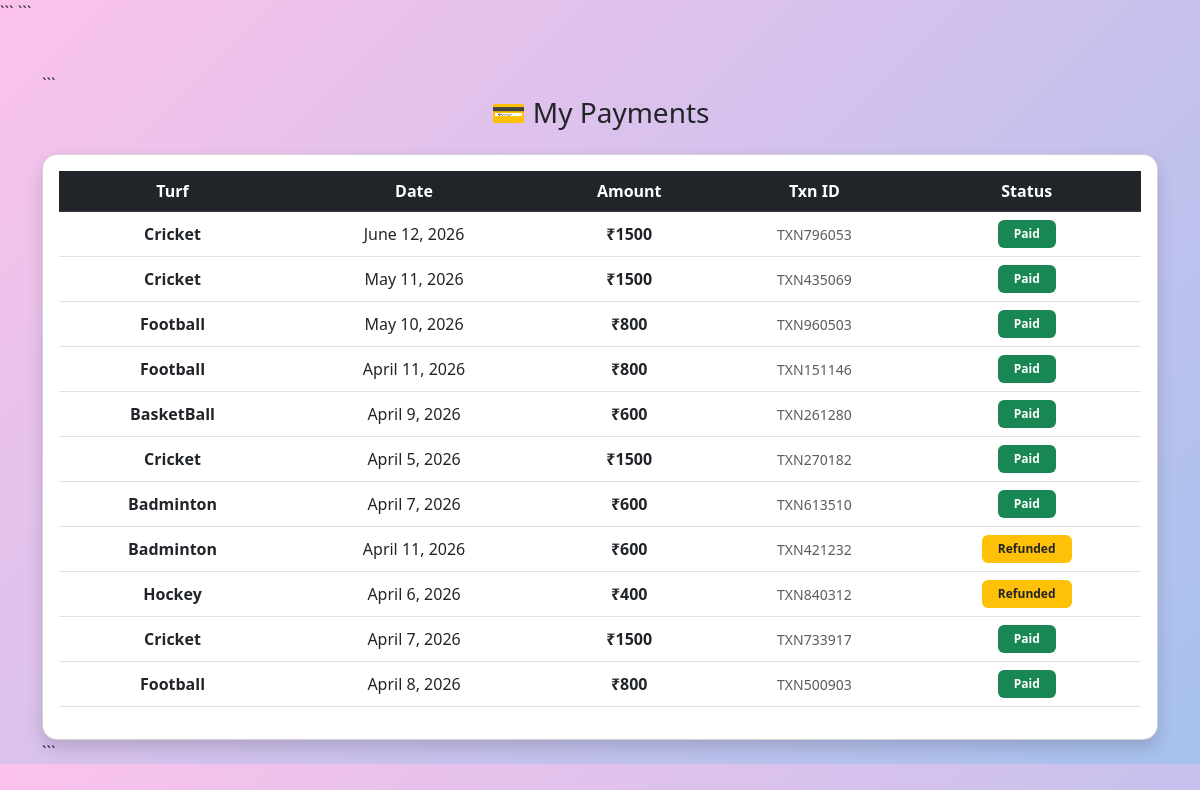
/payments/ (signed in), run on the app's committed database.
### booking/models.py (models this page shows, shortened)
class Payment(models.Model):
    user = models.ForeignKey(settings.AUTH_USER_MODEL, on_delete=models.CASCADE)
    slot = models.ForeignKey(Slot, on_delete=models.CASCADE)
    amount = models.IntegerField()
    transaction_id = models.CharField(max_length=100)
    status = models.CharField(
        max_length=20,
        choices=[
            ("SUCCESS", "Success"),
            ("REFUNDED", "Refunded")
        ],
        default="SUCCESS"
    )
    created_at = models.DateTimeField(auto_now_add=True)

class Slot(models.Model):
    turf = models.ForeignKey(Turf, on_delete=models.CASCADE)
    date = models.DateField()
    time = models.CharField(max_length=50)
    is_booked = models.BooleanField(default=False)

class Turf(models.Model):
    SPORT_CHOICES = (
        ('cricket', 'Cricket'),
        ('football', 'Football'),
        ('badminton', 'Badminton'),
        ('volleyball', 'Volleyball'),
        ('basketball', 'Basketball'),
        ('hockey', 'Hockey'),
    )
    name = models.CharField(max_length=100)
    location = models.CharField(max_length=100)
    type = models.CharField(max_length=20, choices=SPORT_CHOICES, default='cricket')
    price = models.IntegerField(default=0)
    max_players = models.IntegerField(default=10)
    image = models.URLField(blank=True, null=True)

### booking/views.py (the view)
# urls.py: path('payments/', views.payment_history, name='payments'),
@login_required
def payment_history(request):
    payments = Payment.objects.filter(user=request.user).order_by('-id')
    return render(request, 'payment_history.html', {
        'payments': payments
    })

### booking/templates/payment_history.html (shortened to what this page needs)
<!DOCTYPE html>
<html>
<head>
<link href="https://cdn.jsdelivr.net/npm/bootstrap@5.3.0/dist/css/bootstrap.min.css" rel="stylesheet">
```
</head>
<body>
<div class="container mt-5">
```
<h3 class="mb-4 text-center">💳 My Payments</h3>
<div class="card p-3 shadow">
    {% if payments %}
        <div class="table-responsive">
            <table class="table table-hover text-center">
                <thead class="table-dark">
                    <tr>
                        <th>Turf</th>
                        <th>Date</th>
                        <th>Amount</th>
                        <th>Txn ID</th>
                        <th>Status</th>
                    </tr>
                </thead>
                <tbody>
                    {% for p in payments %}
                    <tr>
                        <td><strong>{{ p.slot.turf.name }}</strong></td>
                        <td>{{ p.slot.date }}</td>
                        <td class="fw-bold">₹{{ p.amount }}</td>
                        <td>
                            <small class="text-muted">{{ p.transaction_id }}</small>
                        </td>
                        <td>
                            {% if p.status == "SUCCESS" %}
                                <span class="badge bg-success px-3 py-2">Paid</span>
                            {% else %}
                                <span class="badge bg-warning text-dark px-3 py-2">Refunded</span>
                            {% endif %}
                        </td>
                    </tr>
                    {% endfor %}
                </tbody>
            </table>
        </div>
    {% else %}
        <p class="text-center">No payments yet 😢</p>
    {% endif %}
</div>
```
</div>
</body>
</html>

### booking/templates/payment_history.html (style rules this page uses)
body { background: linear-gradient(135deg, #fbc2eb, #a6c1ee); }
.card { border-radius: 15px; transition: 0.3s; }
.table th, .table td { vertical-align: middle; }

### data on the page
Payment: slot.turf.name "Cricket", slot "June 12, 2026", amount "1500", transaction_id "TXN796053", status "Paid"
Payment: slot.turf.name "Cricket", slot "May 11, 2026", amount "1500", transaction_id "TXN435069", status "Paid"
Payment: slot.turf.name "Football", slot "May 10, 2026", amount "800", transaction_id "TXN960503", status "Paid"
Payment: slot.turf.name "Football", slot "April 11, 2026", amount "800", transaction_id "TXN151146", status "Paid"
Payment: slot.turf.name "BasketBall", slot "April 9, 2026", amount "600", transaction_id "TXN261280", status "Paid"
Payment: slot.turf.name "Cricket", slot "April 5, 2026", amount "1500", transaction_id "TXN270182", status "Paid"
Payment: slot.turf.name "Badminton", slot "April 7, 2026", amount "600", transaction_id "TXN613510", status "Paid"
Payment: slot.turf.name "Badminton", slot "April 11, 2026", amount "600", transaction_id "TXN421232", status "Refunded"
Payment: slot.turf.name "Hockey", slot "April 6, 2026", amount "400", transaction_id "TXN840312", status "Refunded"
Payment: slot.turf.name "Cricket", slot "April 7, 2026", amount "1500", transaction_id "TXN733917", status "Paid"
Payment: slot.turf.name "Football", slot "April 8, 2026", amount "800", transaction_id "TXN500903", status "Paid"
